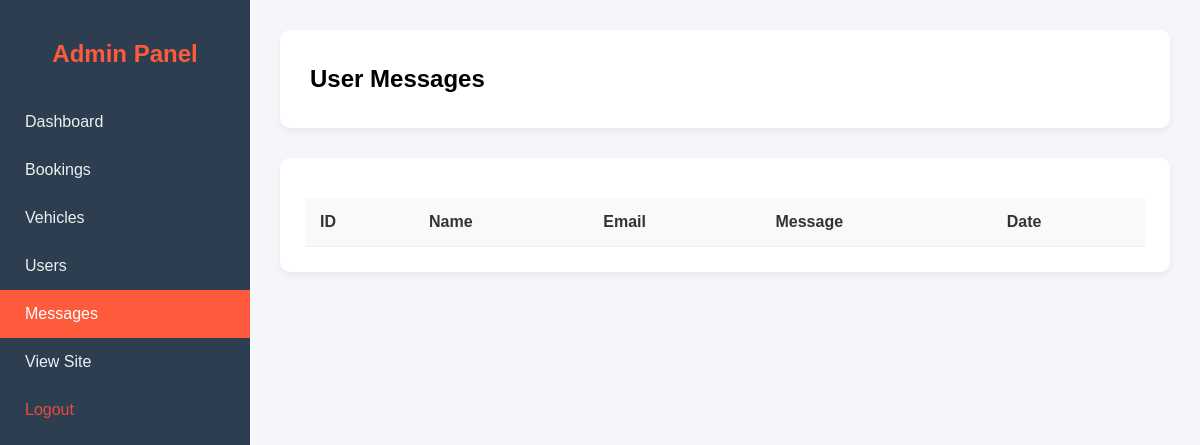
Page /pages/admin/messages.php (signed in) on the earlier database version.
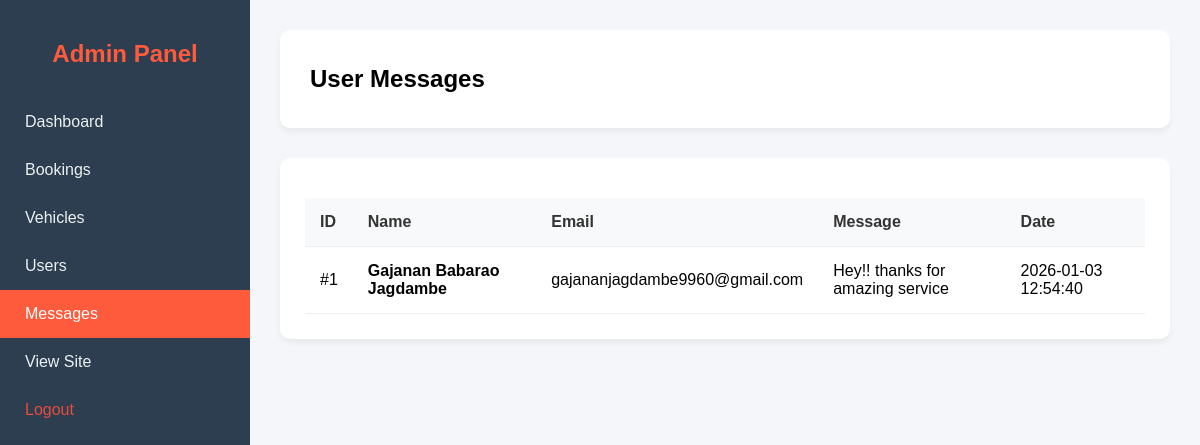
Same page on the later database version.
### tables this page shows
CREATE TABLE contact_messages (
    id INTEGER PRIMARY KEY AUTOINCREMENT,
    name TEXT,
    email TEXT,
    message TEXT,
    created_at DATETIME DEFAULT CURRENT_TIMESTAMP
);

### pages/admin/messages.php (the view, shortened to what this page needs)
<?php
include '../../config/db.php';
?>
<!DOCTYPE html>
<html lang="en">
<head>
    <link rel="stylesheet" href="../../assets/css/admin.css">
</head>
<body>
    <?php include 'sidebar.php'; ?>
    <div class="admin-content">
        <div class="admin-topbar">
            <h2>User Messages</h2>
        </div>
        <div class="admin-table-container">
            <table class="admin-table">
                <thead>
                    <tr>
                        <th>ID</th>
                        <th>Name</th>
                        <th>Email</th>
                        <th>Message</th>
                        <th>Date</th>
                    </tr>
                </thead>
                <tbody>
                    <?php
                    $stmt = $conn->query("SELECT * FROM contact_messages ORDER BY created_at DESC");
                    while ($row = $stmt->fetch(PDO::FETCH_ASSOC)) {
                        echo "<tr>";
                        echo "<td>#{$row['id']}</td>";
                        echo "<td><strong>{$row['name']}</strong></td>";
                        echo "<td>{$row['email']}</td>";
                        echo "<td>" . htmlspecialchars($row['message']) . "</td>";
                        echo "<td>{$row['created_at']}</td>";
                        echo "</tr>";
                    }
                    ?>
                </tbody>
            </table>
        </div>
    </div>
</body>
</html>

### pages/admin/sidebar.php
<?php
function isActive($page) {
    return basename($_SERVER['PHP_SELF']) == $page . '.php' ? 'active' : '';
}
?>
<div class="admin-sidebar">
    <h2>Admin Panel</h2>
    <ul>
        <li><a href="dashboard.php" class="<?php echo isActive('dashboard'); ?>">Dashboard</a></li>
        <li><a href="manage_bookings.php" class="<?php echo isActive('manage_bookings'); ?>">Bookings</a></li>
        <li><a href="manage_vehicles.php" class="<?php echo isActive('manage_vehicles'); ?>">Vehicles</a></li>
        <li><a href="manage_users.php" class="<?php echo isActive('manage_users'); ?>">Users</a></li>
        <li><a href="messages.php" class="<?php echo isActive('messages'); ?>">Messages</a></li>
        <li><a href="../../index.php">View Site</a></li>
        <li><a href="../auth/logout.php" style="color: #e74c3c;">Logout</a></li>
    </ul>
</div>

### assets/css/admin.css (style rules this page uses)
:root { --sidebar-width: 250px; --header-height: 60px; --primary-color: #fe5b3d; --secondary-color: #2c3e50; --text-light: #ecf0f1; --bg-light: #f4f6f9; }
body { background-color: var(--bg-light); margin: 0; font-family: 'Poppins', sans-serif; }
.admin-sidebar { width: var(--sidebar-width); height: 100vh; background-color: var(--secondary-color); position: fixed; top: 0; left: 0; color: var(--text-light); padding-top: 20px; z-index: 1000; }
.admin-sidebar h2 { text-align: center; margin-bottom: 30px; font-size: 1.5rem; color: var(--primary-color); }
.admin-sidebar ul { list-style: none; padding: 0; }
.admin-sidebar ul li a { display: block; padding: 15px 25px; color: var(--text-light); text-decoration: none; transition: background 0.3s; font-size: 1rem; }
.admin-sidebar ul li a:hover, .admin-sidebar ul li a.active { background-color: var(--primary-color); color: white; }
.admin-content { margin-left: var(--sidebar-width); padding: 30px; min-height: 100vh; }
.admin-topbar { display: flex; justify-content: space-between; align-items: center; margin-bottom: 30px; background: white; padding: 15px 30px; border-radius: 10px; box-shadow: 0 4px 6px rgba(0, 0, 0, 0.05); }
.admin-table-container { background: white; padding: 25px; border-radius: 10px; box-shadow: 0 4px 6px rgba(0, 0, 0, 0.05); }
table.admin-table { width: 100%; border-collapse: collapse; margin-top: 15px; }
table.admin-table th, table.admin-table td { padding: 15px; text-align: left; border-bottom: 1px solid #eee; }
table.admin-table th { background-color: #f8f9fa; color: #333; font-weight: 600; }

Differences in the rows shown:
added contact_messages: id "1", name "Gajanan Babarao Jagdambe", email "gajananjagdambe9960@gmail.com", message "Hey!! thanks for amazing service", created_at "2026-01-03 12:54:40"
